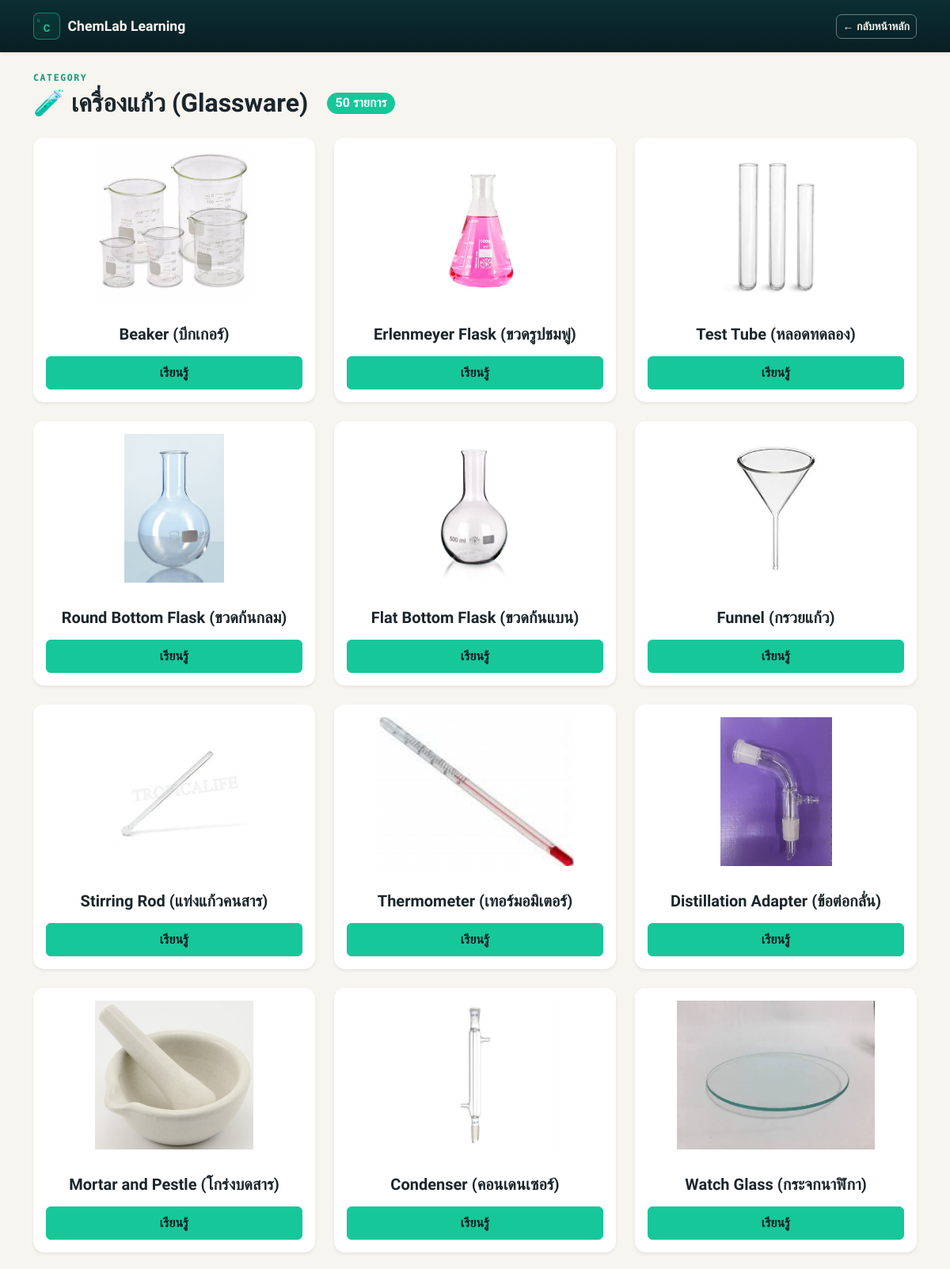
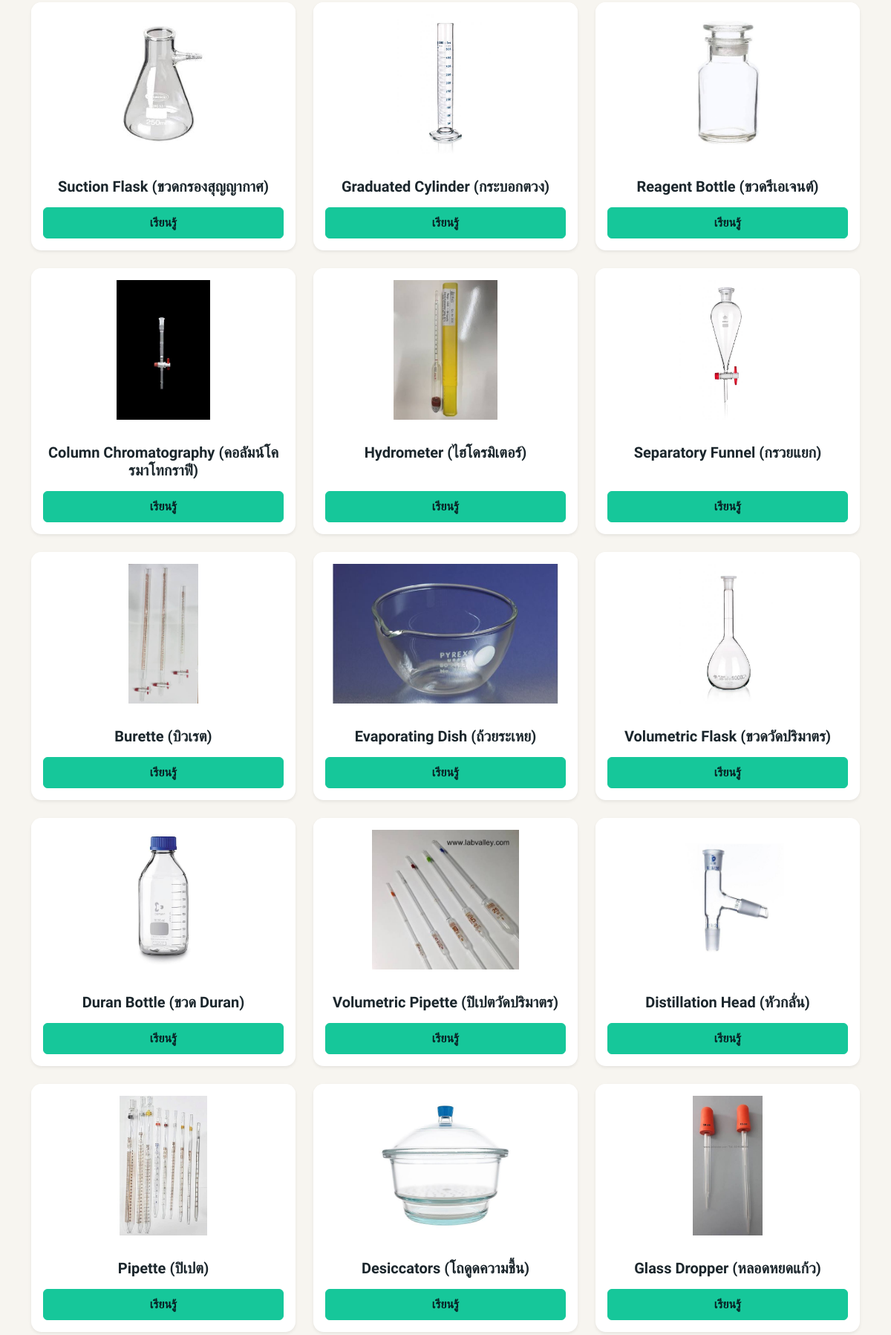
The page /glassware/ (upper part) on the database its author committed (2 pictures, top to bottom).
### lab_app/models.py (models this page shows, shortened)
class Equipment(models.Model):
    CATEGORY_CHOICES = [
        ('glassware', 'เครื่องแก้ว (Glassware)'),
        ('instrument', 'เครื่องมือวิทยาศาสตร์ (Instruments)'),
    ]
    name = models.CharField(max_length=200, verbose_name='ชื่ออุปกรณ์')
    category = models.CharField(
        max_length=20,
        choices=CATEGORY_CHOICES,
        default='glassware',
        verbose_name='หมวดหมู่อุปกรณ์',
    )
    description = models.TextField(
        blank=True,
        null=True,
        verbose_name='หน้าที่การทำงาน (เอาไว้ทำอะไร)',
    )
    how_to_use = models.TextField(
        blank=True, null=True, verbose_name='วิธีการใช้งาน'
    )
    caution = models.TextField(
        blank=True, null=True, verbose_name='ข้อควรระวัง'
    )
    cleaning = models.TextField(
        blank=True, null=True, verbose_name='วิธีการเก็บรักษา'
    )
    image = models.ImageField(
        upload_to='equipment/',
        blank=True,
        null=True,
        verbose_name='รูปภาพอุปกรณ์',
    )
    video_url = models.URLField(
        max_length=500,
        blank=True,
        null=True,
        verbose_name='ลิงก์วิดีโอ (YouTube)',
    )
    video_file = models.FileField(
        upload_to='videos/',
        blank=True,
        null=True,
        verbose_name='อัปโหลดไฟล์วิดีโอ (MP4)',
    )
    class Meta:
        verbose_name = 'อุปกรณ์ทดลอง'
        verbose_name_plural = 'อุปกรณ์ทดลองทั้งหมด'

### lab_app/views.py (the view)
# urls.py: path('glassware/', views.glassware_list, name='glassware_list'),
def glassware_list(request):
    items = Equipment.objects.filter(category='glassware')
    context = {
        'items': items,
        'title': '🧪 เครื่องแก้ว (Glassware)',
        'category_color': 'primary',
    }
    return render(request, 'lab_app/equipment_list.html', context)

### lab_app/templates/lab_app/equipment_list.html (shortened to what this page needs)
<!DOCTYPE html>
<html lang="th">
<head>
    <link href="https://cdn.jsdelivr.net/npm/bootstrap@5.3.0/dist/css/bootstrap.min.css" rel="stylesheet">
</head>
<body>
    <nav class="navbar navbar-dark lab-navbar mb-4 shadow-sm">
        <div class="container py-2">
            <a class="lab-brand" href="{% url 'home' %}">
                <div class="brand-tile mono">
                    <span class="num">6</span>
                    <span class="sym">C</span>
                </div>
                <span class="brand-name">ChemLab Learning</span>
            </a>
            <a href="{% url 'home' %}" class="btn btn-back btn-sm">← กลับหน้าหลัก</a>
        </div>
    </nav>
    <div class="container my-4">
        <div class="page-eyebrow mono mb-1">CATEGORY</div>
        <div class="d-flex align-items-center mb-4 flex-wrap gap-2">
            <h2 class="page-title mb-0 me-3">{{ title }}</h2>
            <span class="badge bg-{{ category_color }} count-badge rounded-pill fs-6">{{ items|length }} รายการ</span>
        </div>
        <div class="row">
            {% for item in items %}
                <div class="col-md-4 mb-4">
                    <div class="card item-card h-100 shadow-sm border-0 border-{{ category_color }}">
                        {% if item.image %}
                            <img src="{{ item.image.url }}" class="card-img-top p-3" alt="{{ item.name }}" style="height: 220px; object-fit: contain;">
                        {% else %}
                            <div class="no-image-box d-flex align-items-center justify-content-center">
                                ไม่มีรูปภาพ
                            </div>
                        {% endif %}
                        <div class="card-body d-flex flex-column text-center">
                            <h5 class="card-title fw-bold mb-3">{{ item.name }}</h5>
                            <a href="{% url 'detail' item.pk %}" class="btn btn-{{ category_color }} mt-auto fw-bold py-2">
                                เรียนรู้
                            </a>
                        </div>
                    </div>
                </div>
            {% empty %}
                <div class="col-12 text-center py-5">
                    <div class="empty-state d-inline-block px-4 py-3">
                        ⚠️ ไม่พบรายการในหมวดหมู่นี้
                    </div>
                </div>
            {% endfor %}
        </div>
    </div>
</body>
</html>

### rows shown on the page
Equipment: image (placeholder picture), name "Beaker (บีกเกอร์)"
Equipment: image (picture), name "Erlenmeyer Flask (ขวดรูปชมพู่)"
Equipment: image (picture), name "Test Tube (หลอดทดลอง)"
Equipment: image (picture), name "Round Bottom Flask (ขวดก้นกลม)"
Equipment: image (picture), name "Flat Bottom Flask (ขวดก้นแบน)"
Equipment: image (picture), name "Funnel (กรวยแก้ว)"
Equipment: image (picture), name "Stirring Rod (แท่งแก้วคนสาร)"
Equipment: image (picture), name "Thermometer (เทอร์มอมิเตอร์)"
Equipment: image (picture), name "Distillation Adapter (ข้อต่อกลั่น)"
Equipment: image (picture), name "Mortar and Pestle (โกร่งบดสาร)"
Equipment: image (picture), name "Condenser (คอนเดนเซอร์)"
Equipment: image (picture), name "Watch Glass (กระจกนาฬิกา)"
Equipment: image (picture), name "Suction Flask (ขวดกรองสุญญากาศ)"
Equipment: image (picture), name "Graduated Cylinder (กระบอกตวง)"
Equipment: image (picture), name "Reagent Bottle (ขวดรีเอเจนต์)"
Equipment: image (picture), name "Column Chromatography (คอลัมน์โครมาโทกราฟี)"
Equipment: image (picture), name "Hydrometer (ไฮโดรมิเตอร์)"
Equipment: image (picture), name "Separatory Funnel (กรวยแยก)"
Equipment: image (picture), name "Burette (บิวเรต)"
Equipment: image (picture), name "Evaporating Dish (ถ้วยระเหย)"
Equipment: image (picture), name "Volumetric Flask (ขวดวัดปริมาตร)"
Equipment: image (picture), name "Duran Bottle (ขวด Duran)"
Equipment: image (picture), name "Volumetric Pipette (ปิเปตวัดปริมาตร)"
Equipment: image (picture), name "Distillation Head (หัวกลั่น)"
Equipment: image (picture), name "Pipette (ปิเปต)"
Equipment: image (picture), name "Desiccators (โถดูดความชื้น)"
Equipment: image (picture), name "Glass Dropper (หลอดหยดแก้ว)"

### other values the page prints
{{ title }} "🧪 เครื่องแก้ว (Glassware)"
{{ items|length }} "50"
